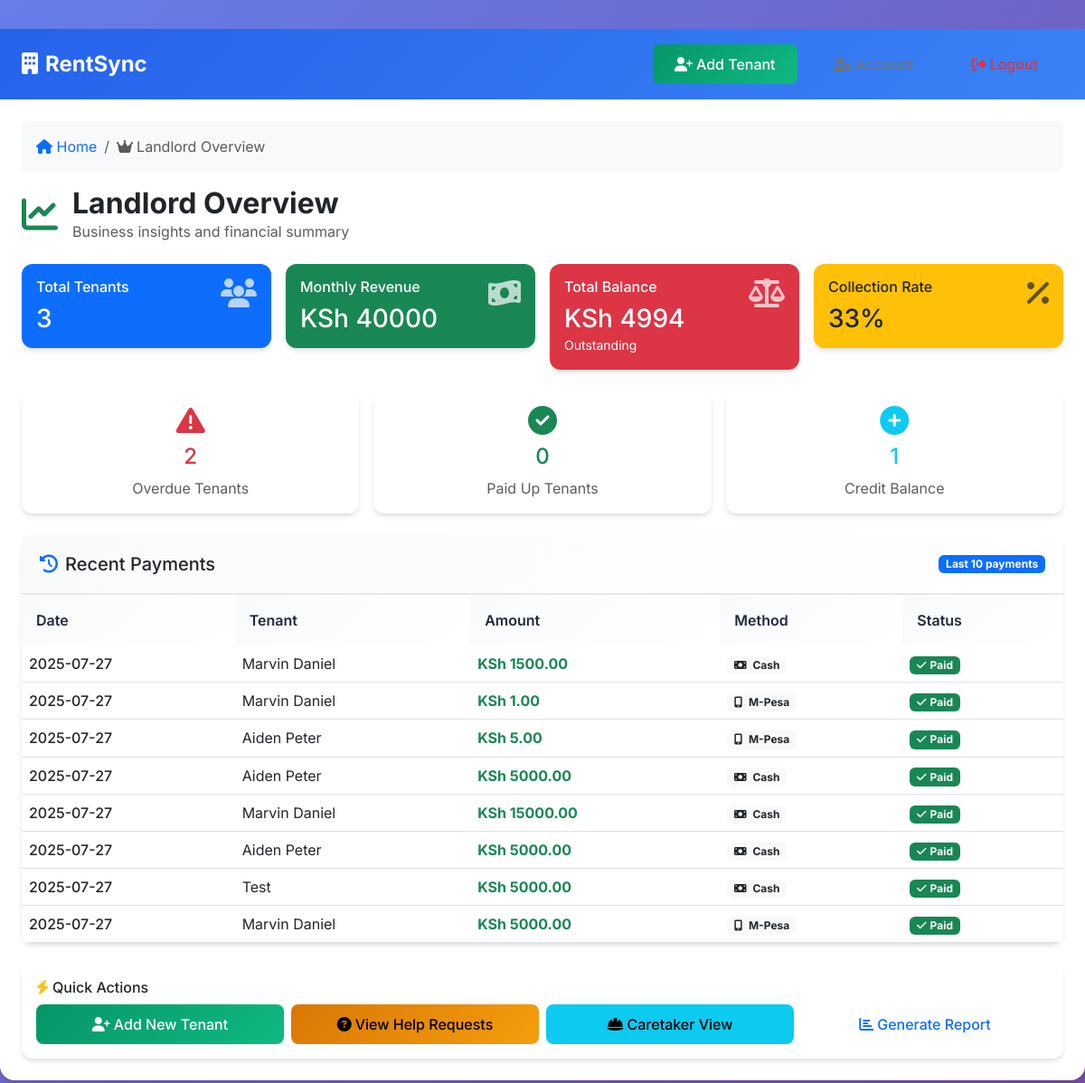
The app's page /admin (signed in) with its own data.
### tables this page shows
CREATE TABLE payments (
        id INTEGER PRIMARY KEY AUTOINCREMENT,
        tenant_id INTEGER NOT NULL,
        amount REAL NOT NULL,
        payment_date DATE NOT NULL,
        payment_mode TEXT DEFAULT 'Cash',
        status TEXT DEFAULT 'Paid',
        created_at TIMESTAMP DEFAULT CURRENT_TIMESTAMP, mpesa_code TEXT, receipt_file TEXT,
        FOREIGN KEY (tenant_id) REFERENCES tenants (id)
    );

CREATE TABLE tenants (
        id INTEGER PRIMARY KEY AUTOINCREMENT,
        name TEXT NOT NULL,
        house_number TEXT NOT NULL,
        phone TEXT NOT NULL,
        email TEXT,
        monthly_rent REAL NOT NULL,
        created_at TIMESTAMP DEFAULT CURRENT_TIMESTAMP
    , profile_picture TEXT);

### app.py (the view)
@app.route('/admin')
def admin_dashboard():
    if 'admin_id' not in session or session.get('admin_role') != 'landlord':
        return redirect(url_for('unified_login'))
    conn = get_db()
    tenants = conn.execute('SELECT * FROM tenants ORDER BY name').fetchall()
    total_tenants = len(tenants)
    total_rent = sum(tenant['monthly_rent'] for tenant in tenants)
    overdue_count = 0
    paid_count = 0
    credit_count = 0
    total_balance = 0
    for tenant in tenants:
        balance = calculate_balance(tenant['id'])
        total_balance += balance
        if balance > 0:
            overdue_count += 1
        elif balance < 0:
            credit_count += 1
        else:
            paid_count += 1
    recent_payments = conn.execute(
        '''SELECT p.*, t.name as tenant_name
           FROM payments p
           JOIN tenants t ON p.tenant_id = t.id
           ORDER BY p.created_at DESC LIMIT 10'''
    ).fetchall()
    stats = {
        'total_tenants': total_tenants,
        'total_rent': total_rent,
        'overdue_count': overdue_count,
        'paid_count': paid_count,
        'credit_count': credit_count,
        'total_balance': total_balance
    }
    conn.close()
    return render_template('landlord_overview.html', stats=stats, recent_payments=recent_payments)

### app.py (called while the page is built)
def get_db():
    conn = sqlite3.connect(DATABASE)
    conn.row_factory = sqlite3.Row
    return conn

### templates/landlord_overview.html (shortened to what this page needs)
{% extends "base.html" %}
{% block breadcrumb %}
<nav aria-label="breadcrumb" class="mb-3">
    <ol class="breadcrumb bg-light p-3 rounded">
        <li class="breadcrumb-item"><a href="/" class="text-decoration-none"><i class="fas fa-home"></i> Home</a></li>
        <li class="breadcrumb-item active" aria-current="page"><i class="fas fa-crown me-1"></i>Landlord Overview</li>
    </ol>
</nav>
{% endblock %}
{% block navbar %}
<div class="ms-auto">
    <a href="/admin/tenant/add" class="btn btn-success me-2">
        <i class="fas fa-user-plus me-1"></i>Add Tenant
    </a>
    <a href="/account" class="btn btn-outline-secondary me-2">
        <i class="fas fa-user-cog me-1"></i>Account
    </a>
    <a href="/logout" class="btn btn-outline-danger">
        <i class="fas fa-sign-out-alt me-1"></i>Logout
    </a>
</div>
{% endblock %}
{% block content %}
<div class="row mb-4">
    <div class="col-12">
        <div class="d-flex align-items-center">
            <i class="fas fa-chart-line text-success me-3" style="font-size: 2.5rem;"></i>
            <div>
                <h2 class="mb-0 fw-bold">Landlord Overview</h2>
                <p class="text-muted mb-0">Business insights and financial summary</p>
            </div>
        </div>
    </div>
</div>
<div class="row g-3 mb-4">
    <div class="col-md-3">
        <div class="card bg-primary text-white">
            <div class="card-body">
                <div class="d-flex justify-content-between">
                    <div>
                        <h6 class="card-title">Total Tenants</h6>
                        <h3 class="mb-0">{{ stats.total_tenants }}</h3>
                    </div>
                    <i class="fas fa-users" style="font-size: 2rem; opacity: 0.7;"></i>
                </div>
            </div>
        </div>
    </div>
    <div class="col-md-3">
        <div class="card bg-success text-white">
            <div class="card-body">
                <div class="d-flex justify-content-between">
                    <div>
                        <h6 class="card-title">Monthly Revenue</h6>
                        <h3 class="mb-0">KSh {{ "%.0f"|format(stats.total_rent) }}</h3>
                    </div>
                    <i class="fas fa-money-bill-wave" style="font-size: 2rem; opacity: 0.7;"></i>
                </div>
            </div>
        </div>
    </div>
    <div class="col-md-3">
        <div class="card bg-{% if stats.total_balance > 0 %}danger{% elif stats.total_balance < 0 %}info{% else %}secondary{% endif %} text-white">
            <div class="card-body">
                <div class="d-flex justify-content-between">
                    <div>
                        <h6 class="card-title">Total Balance</h6>
                        <h3 class="mb-0">KSh {{ "%.0f"|format(stats.total_balance if stats.total_balance >= 0 else -stats.total_balance) }}</h3>
                        <small>{% if stats.total_balance > 0 %}Outstanding{% elif stats.total_balance < 0 %}Overpaid{% else %}Balanced{% endif %}</small>
                    </div>
                    <i class="fas fa-balance-scale" style="font-size: 2rem; opacity: 0.7;"></i>
                </div>
            </div>
        </div>
    </div>
    <div class="col-md-3">
        <div class="card bg-warning text-dark">
            <div class="card-body">
                <div class="d-flex justify-content-between">
                    <div>
                        <h6 class="card-title">Collection Rate</h6>
                        <h3 class="mb-0">{{ "%.0f"|format((stats.paid_count + stats.credit_count) / stats.total_tenants * 100 if stats.total_tenants > 0 else 0) }}%</h3>
                    </div>
                    <i class="fas fa-percentage" style="font-size: 2rem; opacity: 0.7;"></i>
                </div>
            </div>
        </div>
    </div>
</div>
<div class="row g-3 mb-4">
    <div class="col-md-4">
        <div class="card border-danger">
            <div class="card-body text-center">
                <i class="fas fa-exclamation-triangle text-danger" style="font-size: 2rem;"></i>
                <h4 class="mt-2 text-danger">{{ stats.overdue_count }}</h4>
                <p class="text-muted mb-0">Overdue Tenants</p>
            </div>
        </div>
    </div>
    <div class="col-md-4">
        <div class="card border-success">
            <div class="card-body text-center">
                <i class="fas fa-check-circle text-success" style="font-size: 2rem;"></i>
                <h4 class="mt-2 text-success">{{ stats.paid_count }}</h4>
                <p class="text-muted mb-0">Paid Up Tenants</p>
            </div>
        </div>
    </div>
    <div class="col-md-4">
        <div class="card border-info">
            <div class="card-body text-center">
                <i class="fas fa-plus-circle text-info" style="font-size: 2rem;"></i>
                <h4 class="mt-2 text-info">{{ stats.credit_count }}</h4>
                <p class="text-muted mb-0">Credit Balance</p>
            </div>
        </div>
    </div>
</div>
<div class="card">
    <div class="card-header bg-light d-flex justify-content-between align-items-center">
        <h5 class="card-title mb-0">
            <i class="fas fa-history text-primary me-2"></i>Recent Payments
        </h5>
        <span class="badge bg-primary">Last 10 payments</span>
    </div>
    {% if recent_payments %}
    <div class="card-body p-0">
        <div class="table-responsive">
            <table class="table table-hover mb-0">
                <thead>
                    <tr>
                        <th>Date</th>
                        <th>Tenant</th>
                        <th>Amount</th>
                        <th>Method</th>
                        <th>Status</th>
                    </tr>
                </thead>
                <tbody>
                    {% for payment in recent_payments %}
                    <tr>
                        <td class="fw-medium">{{ payment.payment_date }}</td>
                        <td>{{ payment.tenant_name }}</td>
                        <td class="text-success fw-bold">KSh {{ "%.2f"|format(payment.amount) }}</td>
                        <td>
                            <span class="badge bg-light text-dark">
                                {% if payment.payment_mode == 'M-Pesa' %}
                                    <i class="fas fa-mobile-alt me-1"></i>
                                {% elif payment.payment_mode == 'Cash' %}
                                    <i class="fas fa-money-bill me-1"></i>
                                {% else %}
                                    <i class="fas fa-credit-card me-1"></i>
                                {% endif %}
                                {{ payment.payment_mode }}
                            </span>
                        </td>
                        <td>
                            <span class="badge bg-success">
                                <i class="fas fa-check me-1"></i>{{ payment.status }}
                            </span>
                        </td>
                    </tr>
                    {% endfor %}
                </tbody>
            </table>
        </div>
    </div>
    {% else %}
    <div class="card-body text-center py-5">
        <i class="fas fa-receipt text-muted" style="font-size: 3rem;"></i>
        <h5 class="text-muted mt-3">No Recent Payments</h5>
        <p class="text-muted">Payment history will appear here</p>
    </div>
    {% endif %}
</div>
<div class="row mt-4">
    <div class="col-12">
        <div class="card">
            <div class="card-body">
                <h6 class="card-title">
                    <i class="fas fa-bolt text-warning me-1"></i>Quick Actions
                </h6>
                <div class="row g-2">
                    <div class="col-md-3">
                        <a href="/admin/tenant/add" class="btn btn-success w-100">
                            <i class="fas fa-user-plus me-1"></i>Add New Tenant
                        </a>
                    </div>
                    <div class="col-md-3">
                        <a href="/admin/help-requests" class="btn btn-warning w-100">
                            <i class="fas fa-question-circle me-1"></i>View Help Requests
                        </a>
                    </div>
                    <div class="col-md-3">
                        <a href="/caretaker" class="btn btn-info w-100">
                            <i class="fas fa-hard-hat me-1"></i>Caretaker View
                        </a>
                    </div>
                    <div class="col-md-3">
                        <button class="btn btn-outline-primary w-100" onclick="generateReport()">
                            <i class="fas fa-chart-bar me-1"></i>Generate Report
                        </button>
                    </div>
                </div>
            </div>
        </div>
    </div>
</div>
{% endblock %}

### templates/base.html (shortened to what this page needs)
<!DOCTYPE html>
<html lang="en">
<head>
    <link href="https://cdn.jsdelivr.net/npm/bootstrap@5.3.0/dist/css/bootstrap.min.css" rel="stylesheet">
    <link href="https://cdnjs.cloudflare.com/ajax/libs/font-awesome/6.4.0/css/all.min.css" rel="stylesheet">
</head>
<body>
    <div class="main-container">
        <nav class="navbar navbar-expand-lg navbar-light bg-light border-bottom">
            <div class="container-fluid px-4">
                <a class="navbar-brand text-primary" href="/">
                    <i class="fas fa-building me-2"></i>RentSync
                </a>
                {% block navbar %}{% endblock %}
            </div>
        </nav>
        <div class="container-fluid p-4">
            {% block breadcrumb %}
            {% endblock %}
            {% block content %}{% endblock %}
        </div>
    </div>
</body>
</html>

### templates/base.html (style rules this page uses)
:root { --primary-color: #2563eb; --secondary-color: #64748b; --success-color: #059669; --danger-color: #dc2626; --warning-color: #d97706; --dark-color: #1e293b; --light-bg: #f8fafc; --card-shadow: 0 4px 6px -1px rgba(0, 0, 0, 0.1), 0 2px 4px -1px rgba(0, 0, 0, 0.06); --hover-shadow: 0 10px 15px -3px rgba(0, 0, 0, 0.1), 0 4px 6px -2px rgba(0, 0, 0, 0.05); }
* { font-family: 'Inter', sans-serif; }
body { background: linear-gradient(135deg, #667eea 0%, #764ba2 100%); min-height: 100vh; }
.main-container { background: white; border-radius: 16px; box-shadow: var(--card-shadow); margin: 2rem auto; max-width: 1200px; }
.navbar { background: linear-gradient(135deg, var(--primary-color), #3b82f6) !important; border: none !important; padding: 1rem 0; }
.navbar-brand { font-weight: 700; font-size: 1.5rem; color: white !important; }
.navbar .btn { margin: 0 0.25rem; transition: all 0.3s ease; }
.card { border: none; border-radius: 12px; box-shadow: var(--card-shadow); transition: all 0.3s ease; }
.card-header { background: linear-gradient(135deg, var(--light-bg), #ffffff); border-bottom: 2px solid #e5e7eb; font-weight: 600; padding: 1.25rem; }
.btn { border-radius: 8px; font-weight: 500; padding: 0.625rem 1.5rem; transition: all 0.3s ease; border: none; }
.btn-success { background: linear-gradient(135deg, var(--success-color), #10b981); }
.btn-warning { background: linear-gradient(135deg, var(--warning-color), #f59e0b); }
.table { border-radius: 8px; overflow: hidden; }
.table thead th { background: linear-gradient(135deg, var(--light-bg), #ffffff); border: none; font-weight: 600; color: var(--dark-color); padding: 1rem; }
.table tbody tr { transition: all 0.2s ease; }

### records on screen
payments: payment_date "2025-07-27", tenant_name "Marvin Daniel", amount "1500.00", payment_mode "Cash", status "Paid"
payments: payment_date "2025-07-27", tenant_name "Marvin Daniel", amount "1.00", payment_mode "M-Pesa", status "Paid"
payments: payment_date "2025-07-27", tenant_name "Aiden Peter", amount "5.00", payment_mode "M-Pesa", status "Paid"
payments: payment_date "2025-07-27", tenant_name "Aiden Peter", amount "5000.00", payment_mode "Cash", status "Paid"
payments: payment_date "2025-07-27", tenant_name "Marvin Daniel", amount "15000.00", payment_mode "Cash", status "Paid"
payments: payment_date "2025-07-27", tenant_name "Aiden Peter", amount "5000.00", payment_mode "Cash", status "Paid"
payments: payment_date "2025-07-27", tenant_name "Test", amount "5000.00", payment_mode "Cash", status "Paid"
payments: payment_date "2025-07-27", tenant_name "Marvin Daniel", amount "5000.00", payment_mode "M-Pesa", status "Paid"

### other values on screen
{{ stats.total_tenants }} "3"
{{ "%.0f"|format(stats.total_rent) }} "40000"
{{ stats.overdue_count }} "2"
{{ stats.paid_count }} "0"
{{ stats.credit_count }} "1"
